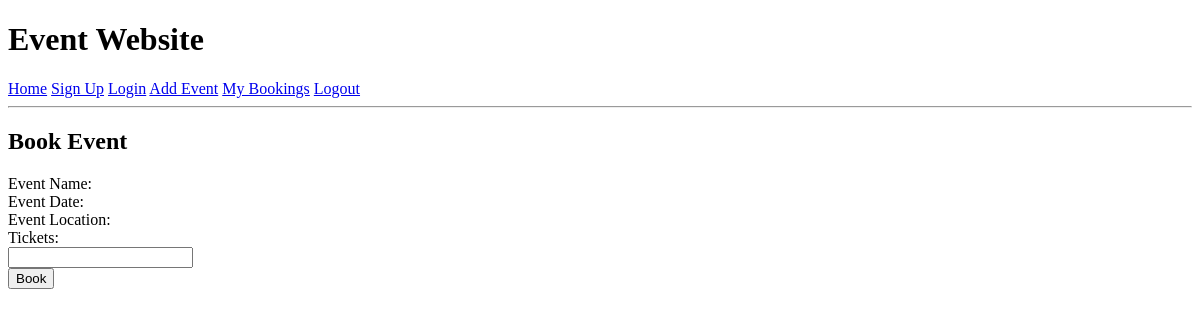
Before: /book_event/2 (signed in) with the older database file.
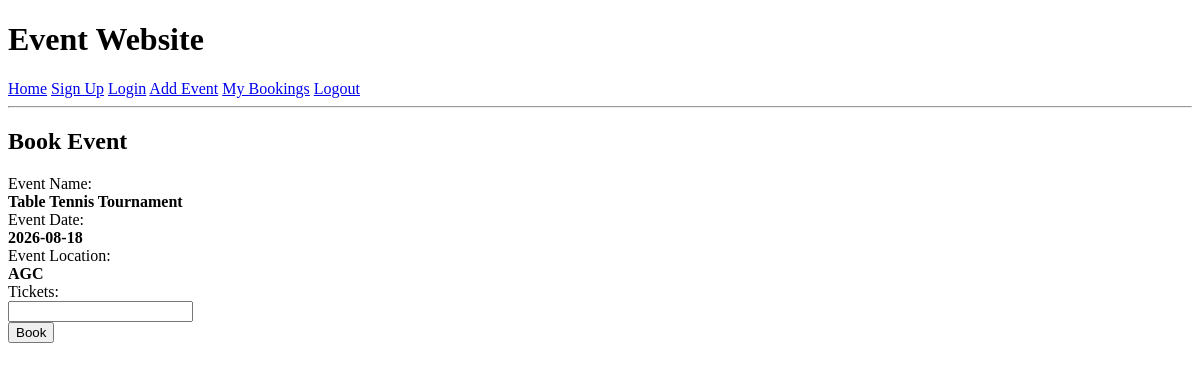
After: the same page with the newer database file.
### tables this page shows
CREATE TABLE "events"
(
    event_id          INTEGER
        primary key autoincrement,
    event_name        TEXT    not null,
    event_date        TEXT    not null,
    event_location    TEXT    not null,
    event_description TEXT    not null,
    fk_user_id        INTEGER not null
);

### app.py (the view, shortened to what this page needs)
@app.route('/book_event/<event_id>', methods=['GET', 'POST'])
def book_event(event_id):
    if "user_id" not in session:
        return redirect("/login?error=log+in+first")
    con = connect_db()
    cur = con.cursor()
    query = "SELECT * FROM events WHERE event_id = ?"
    cur.execute(query, (event_id,))
    chosen_event = cur.fetchone()
    con.close()
    return render_template("book_event.html", chosen_event=chosen_event)

### app.py (called while the page is built)
def connect_db():
    con = sqlite3.connect("identifier.sqlite")
    con.row_factory = sqlite3.Row
    return con

### templates/book_event.html
{% extends "base.html" %}
{% block content %}
<h2>Book Event</h2>
<form class="myform" method="POST">
    <div class="form-group">
        <div class="form-label">Event Name:</div>
        <div class="form-element">
            <b>{{ chosen_event["event_name"] }}</b>
        </div>
    </div>
    <div class="form-group">
        <div class="form-label">Event Date:</div>
        <div class="form-element">
            <b>{{ chosen_event["event_date"] }}</b>
        </div>
    </div>
    <div class="form-group">
        <div class="form-label">Event Location:</div>
        <div class="form-element">
            <b>{{ chosen_event["event_location"] }}</b>
        </div>
    </div>
    <div class="form-group">
        <div class="form-label">Tickets:</div>
        <div class="form-element">
            <input type="number" name="tickets" min="1" required>
        </div>
    </div>
    <button type="submit">Book</button>
</form>
{% endblock %}

Changed rows visible on the page:
added events: event_name "Table Tennis Tournament", event_date "2026-08-18", event_location "AGC"
